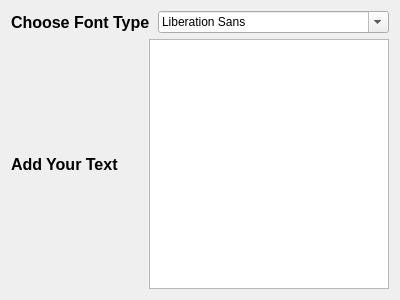
<?xml version="1.0" encoding="UTF-8"?>
<ui version="4.0">
 <class>Dialog</class>
 <widget class="QDialog" name="Dialog">
  <property name="geometry">
   <rect>
    <x>0</x>
    <y>0</y>
    <width>400</width>
    <height>300</height>
   </rect>
  </property>
  <property name="windowTitle">
   <string>Dialog</string>
  </property>
  <layout class="QVBoxLayout" name="verticalLayout">
   <item>
    <layout class="QHBoxLayout" name="horizontalLayout">
     <item>
      <widget class="QLabel" name="label">
       <property name="font">
        <font>
         <pointsize>12</pointsize>
         <weight>75</weight>
         <bold>true</bold>
        </font>
       </property>
       <property name="text">
        <string>Choose Font Type</string>
       </property>
      </widget>
     </item>
     <item>
      <spacer name="horizontalSpacer">
       <property name="orientation">
        <enum>Qt::Horizontal</enum>
       </property>
       <property name="sizeHint" stdset="0">
        <size>
         <width>40</width>
         <height>20</height>
        </size>
       </property>
      </spacer>
     </item>
     <item>
      <widget class="QFontComboBox" name="fontComboBox"/>
     </item>
    </layout>
   </item>
   <item>
    <layout class="QHBoxLayout" name="horizontalLayout_2">
     <item>
      <widget class="QLabel" name="label_2">
       <property name="font">
        <font>
         <pointsize>12</pointsize>
         <weight>75</weight>
         <bold>true</bold>
        </font>
       </property>
       <property name="text">
        <string>Add Your Text</string>
       </property>
      </widget>
     </item>
     <item>
      <spacer name="horizontalSpacer_2">
       <property name="orientation">
        <enum>Qt::Horizontal</enum>
       </property>
       <property name="sizeHint" stdset="0">
        <size>
         <width>40</width>
         <height>20</height>
        </size>
       </property>
      </spacer>
     </item>
     <item>
      <widget class="QPlainTextEdit" name="plainTextEdit"/>
     </item>
    </layout>
   </item>
  </layout>
 </widget>
 <resources/>
 <connections/>
</ui>
